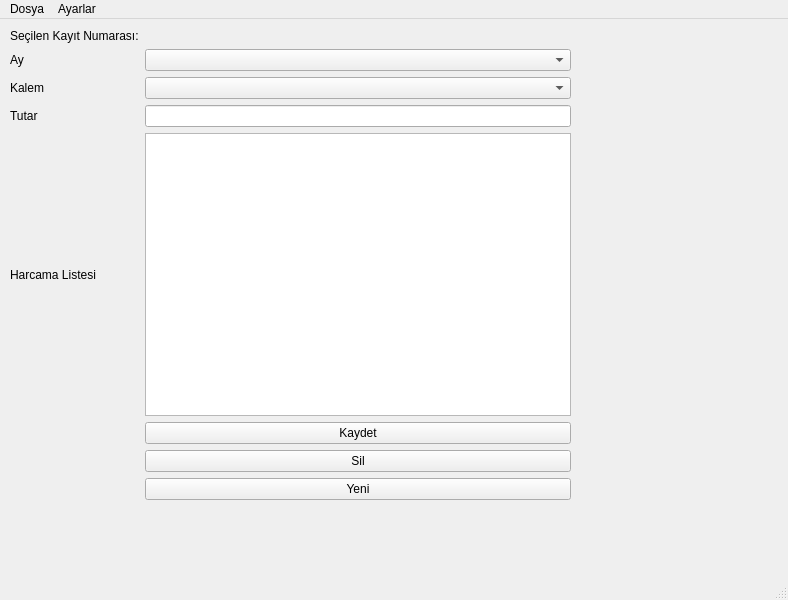
<?xml version="1.0" encoding="UTF-8"?>
<ui version="4.0">
 <class>MainWindow</class>
 <widget class="QMainWindow" name="MainWindow">
  <property name="geometry">
   <rect>
    <x>0</x>
    <y>0</y>
    <width>788</width>
    <height>600</height>
   </rect>
  </property>
  <property name="windowTitle">
   <string>MainWindow</string>
  </property>
  <widget class="QWidget" name="centralwidget">
   <widget class="QWidget" name="gridLayoutWidget">
    <property name="geometry">
     <rect>
      <x>10</x>
      <y>10</y>
      <width>561</width>
      <height>471</height>
     </rect>
    </property>
    <layout class="QGridLayout" name="gridLayout">
     <item row="2" column="2">
      <widget class="QComboBox" name="cmbKalem"/>
     </item>
     <item row="2" column="0">
      <widget class="QLabel" name="label_4">
       <property name="text">
        <string>Kalem</string>
       </property>
      </widget>
     </item>
     <item row="6" column="2">
      <widget class="QPushButton" name="btSil">
       <property name="text">
        <string>Sil</string>
       </property>
      </widget>
     </item>
     <item row="3" column="2">
      <widget class="QLineEdit" name="txtTutar"/>
     </item>
     <item row="7" column="2">
      <widget class="QPushButton" name="btYeni">
       <property name="text">
        <string>Yeni</string>
       </property>
      </widget>
     </item>
     <item row="4" column="2">
      <widget class="QTableWidget" name="lstHarcama">
       <property name="enabled">
        <bool>true</bool>
       </property>
      </widget>
     </item>
     <item row="3" column="0">
      <widget class="QLabel" name="label_5">
       <property name="text">
        <string>Tutar</string>
       </property>
      </widget>
     </item>
     <item row="1" column="2">
      <widget class="QComboBox" name="cmbAy"/>
     </item>
     <item row="1" column="0">
      <widget class="QLabel" name="label_3">
       <property name="text">
        <string>Ay</string>
       </property>
      </widget>
     </item>
     <item row="0" column="0">
      <widget class="QLabel" name="label_2">
       <property name="text">
        <string>Seçilen Kayıt Numarası:</string>
       </property>
      </widget>
     </item>
     <item row="5" column="2">
      <widget class="QPushButton" name="btKaydet">
       <property name="text">
        <string>Kaydet</string>
       </property>
      </widget>
     </item>
     <item row="4" column="0">
      <widget class="QLabel" name="label_6">
       <property name="text">
        <string>Harcama Listesi</string>
       </property>
      </widget>
     </item>
     <item row="0" column="2">
      <widget class="QLabel" name="lblKayit">
       <property name="text">
        <string/>
       </property>
      </widget>
     </item>
    </layout>
   </widget>
  </widget>
  <widget class="QMenuBar" name="menubar">
   <property name="geometry">
    <rect>
     <x>0</x>
     <y>0</y>
     <width>788</width>
     <height>18</height>
    </rect>
   </property>
   <widget class="QMenu" name="menuAyarlar">
    <property name="title">
     <string>Ayarlar</string>
    </property>
    <addaction name="separator"/>
    <addaction name="actionKalem_Ekle"/>
   </widget>
   <widget class="QMenu" name="menuDosya">
    <property name="title">
     <string>Dosya</string>
    </property>
    <addaction name="actionKaydet"/>
    <addaction name="actionG_ncelle"/>
    <addaction name="actionSil"/>
    <addaction name="separator"/>
    <addaction name="actionTemizle"/>
    <addaction name="separator"/>
    <addaction name="action_k"/>
   </widget>
   <addaction name="menuDosya"/>
   <addaction name="menuAyarlar"/>
  </widget>
  <widget class="QStatusBar" name="statusbar"/>
  <action name="actionKalem_Ekle">
   <property name="text">
    <string>Kalem Ekle</string>
   </property>
  </action>
  <action name="actionKaydet">
   <property name="text">
    <string>Kaydet</string>
   </property>
  </action>
  <action name="actionG_ncelle">
   <property name="text">
    <string>Güncelle</string>
   </property>
  </action>
  <action name="actionSil">
   <property name="text">
    <string>Sil</string>
   </property>
  </action>
  <action name="actionTemizle">
   <property name="text">
    <string>Temizle</string>
   </property>
  </action>
  <action name="action_k">
   <property name="text">
    <string>Çıkış</string>
   </property>
  </action>
 </widget>
 <resources/>
 <connections/>
</ui>
